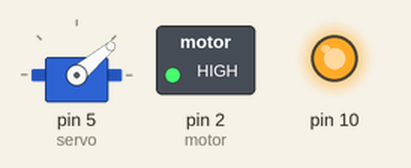
The sketch below on a simulated Arduino Uno, built with avr-gcc and run on an emulated ATmega328P. Shown: servo, switched loads named in the sketch (green lamp = pin HIGH), output pins drawn as LEDs (lit = HIGH). Dashed ring = blinking. What the sketch prints to the serial monitor is not drawn.

Above: at 5.1 s.
Timing chart, 0 to 8.0 s (numbered marks = the images above):
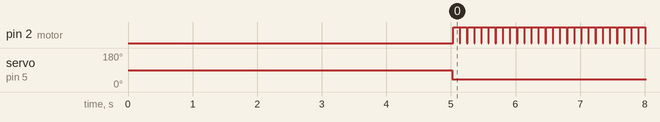

Measured:
- by itself, pin 2 (motor): alternates HIGH for 0.10 s and LOW for 0.01 s
- by itself, servo on pin 5 (servo): 90° → 40° at 5.0 s

The sketch:

coldrun.ino
```cpp
#include <Pixy2.h>
#include <Servo.h>

Pixy2 pixy;
Servo servo;

int motor = 2;
int width = 0;
int angle = 40;

void setup() {
  pinMode(motor, OUTPUT);
  servo.attach(5);
  Serial.begin(9600);
  //servo.write(angle);
  Serial.println("testo");
  pixy.init();
}

void loop() {
  servo.write(angle);
          int i;
    pixy.ccc.getBlocks();
    width = pixy.ccc.blocks[i].m_height;
    analogWrite(motor, 255);
    delay(100);
   // servo.write(angle);
   analogWrite(motor, 0);
    if (pixy.ccc.numBlocks){
      Serial.println("test");
   //   servo.write(angle);
   angle = map(width, 0, 208, 80, 42);
   /*
   if(width < 52){
    Serial.println("left");
    angle = 80;
   }
    else if(width < 104){
      Serial.println("left");
      angle = 68;
    }
    else if(width > 104){
      Serial.println("right");
      angle = 54;
    }
    else if(width > 156){
      Serial.println("right");
      angle = 42;
    }
    else{
      angle = 42;
    }
    }
    else{
      angle = 80;
    }
    */
    }
delay(10);
Serial.println(width);
}
```
